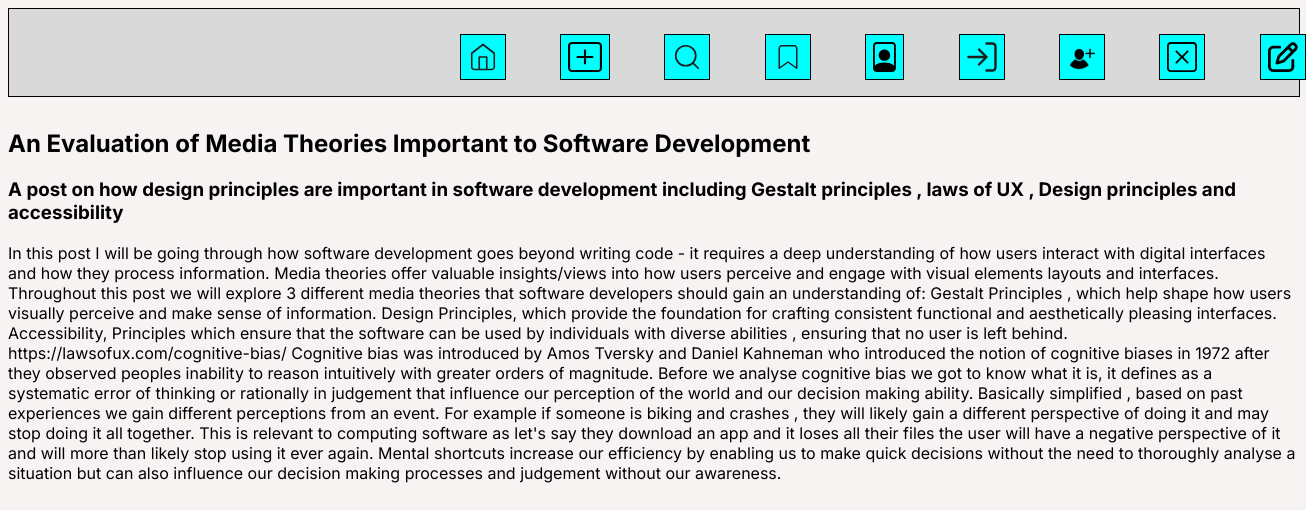
Page /retrieve_post.php?id=34 on the committed database.
### tables this page shows
CREATE TABLE `posts` (
  `id` int(12) UNSIGNED NOT NULL,
  `title` varchar(255) NOT NULL,
  `description` varchar(255) NOT NULL,
  `post_txt` mediumtext NOT NULL,
  `picture` blob NOT NULL,
  `created` date NOT NULL DEFAULT current_timestamp()
);

### retrieve_post.php (the view, shortened to what this page needs)
<!DOCTYPE html>
<html lang="en">
<head>
    <link href="header.css" rel="stylesheet">
</head>
<body>
<nav class="Header">
        <a class="icon" class="icon" href="index.php">
            <img src="Home.svg">
            </a>
            <a class="icon" href="new_post_form.php">
            <img src="create_post.svg">
            </a>
            <a class="icon" href="list_posts.php">
            <img src="Search.svg">
        <a class="icon" href="bookmarked_posts.php">
        <img src="Bookmark.svg">
        </a>
            <a class="icon" href="view_profile.php">
            <img src="Account.svg">
            </a>
            </a>
            <a class="icon" href="login.php">
            <img src="login.svg">
            </a>
            <a class="icon" href="signup.php">
            <img src="signup.svg">
            </a>
            <a class="icon" href="delete_profile.php">
        <img src="delete_profile.svg">
        </a>
        <a class="icon" href="feedback.php">
        <img src="feedback.svg">
        </a>
        </nav>
        <div class="post">
        <?php
        include 'connectdb.php';
$post_id = $_GET['id'];
$sql = "SELECT title, description, post_txt, picture FROM posts WHERE id = ?";
$stmt = $conn->prepare($sql);
$stmt->bind_param("i", $post_id);
$stmt->execute();
$result = $stmt->get_result();
if($result->num_rows > 0) {
    while ($row = $result->fetch_assoc()){
        echo '<section class="postCard">';
        echo "<h2>" . htmlspecialchars($row['title']) . "</h2>";
        echo "<h3>" . htmlspecialchars($row['description']) . "</h3>";
        echo "<p>" . htmlspecialchars($row['post_txt']) . "</p>";
        echo '</section>';
    }
} else {
    echo "Sorry, 0 Results Returned";
}
?>
</div>
</body>
</html>

### header.css (style rules this page uses)
body { background-color: #F8F3F3; font-family: "Inter", sans-serif; }
nav { width: 100%; margin: auto; height: 87px; display: inline-block; background-color: #D9D9D9; border: 1px solid #000; }
.icon { text-decoration: none; position: relative; left: 33%; }
.icon img { border: #000 thin solid; padding: 7px; height: 30px; background-color: aqua; margin: 25px; }

### rows in the picture
posts: title "An Evaluation of Media Theories Important to Software Development", description "A post on how design principles are important in software development including Gestalt principles , laws of UX , Design principles and accessibility", post_txt "In this post I will be going through how software development goes beyond writing code - it requires a deep understanding of how users interact with digital interfaces and how they process information. Media theories offer valuable insights/views into how users perceive and engage with visual elements layouts and interfaces. Throughout this post we will explore 3 different media theories that software developers should gain an understanding of: Gestalt Principles , which help shape how users visually perceive and make sense of information. Design Principles, which provide the foundation for crafting consistent functional and aesthetically pleasing interfaces. Accessibility, Principles which…"
